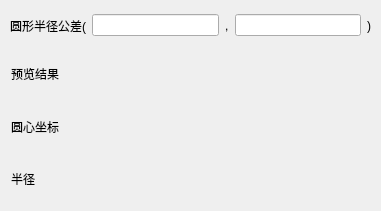
         <widget class="QWidget" name="page_3">
          <widget class="QWidget" name="layoutWidget">
           <property name="geometry">
            <rect>
             <x>10</x>
             <y>10</y>
             <width>361</width>
             <height>31</height>
            </rect>
           </property>
           <layout class="QHBoxLayout" name="horizontalLayout_87">
            <item>
             <widget class="QLabel" name="label_34">
              <property name="text">
               <string>圆形半径公差(</string>
              </property>
             </widget>
            </item>
            <item>
             <widget class="QLineEdit" name="Circle_find_radius_min"/>
            </item>
            <item>
             <widget class="QLabel" name="label_61">
              <property name="text">
               <string>,</string>
              </property>
             </widget>
            </item>
            <item>
             <widget class="QLineEdit" name="Circle_find_radius_max"/>
            </item>
            <item>
             <widget class="QLabel" name="label_62">
              <property name="text">
               <string>)</string>
              </property>
             </widget>
            </item>
           </layout>
          </widget>
          <widget class="QWidget" name="layoutWidget">
           <property name="geometry">
            <rect>
             <x>11</x>
             <y>51</y>
             <width>361</width>
             <height>151</height>
            </rect>
           </property>
           <layout class="QGridLayout" name="gridLayout_66">
            <item row="0" column="0">
             <widget class="QLabel" name="label_4">
              <property name="text">
               <string>预览结果</string>
              </property>
             </widget>
            </item>
            <item row="1" column="0">
             <widget class="QLabel" name="label_60">
              <property name="text">
               <string>圆心坐标</string>
              </property>
             </widget>
            </item>
            <item row="2" column="0">
             <widget class="QLabel" name="label_101">
              <property name="text">
               <string>半径</string>
              </property>
             </widget>
            </item>
            <item row="2" column="3">
             <widget class="QLabel" name="Circle_find_c_r_2">
              <property name="text">
               <string/>
              </property>
              <property name="alignment">
               <set>Qt::AlignRight|Qt::AlignTrailing|Qt::AlignVCenter</set>
              </property>
             </widget>
            </item>
            <item row="1" column="3">
             <widget class="QLabel" name="Circle_find_c_point_2">
              <property name="text">
               <string/>
              </property>
              <property name="alignment">
               <set>Qt::AlignRight|Qt::AlignTrailing|Qt::AlignVCenter</set>
              </property>
             </widget>
            </item>
            <item row="0" column="1" colspan="3">
             <widget class="QLabel" name="Circle_find_pass">
              <property name="text">
               <string/>
              </property>
              <property name="alignment">
               <set>Qt::AlignRight|Qt::AlignTrailing|Qt::AlignVCenter</set>
              </property>
             </widget>
            </item>
            <item row="1" column="1" colspan="2">
             <widget class="QLabel" name="Circle_find_c_point">
              <property name="text">
               <string/>
              </property>
              <property name="alignment">
               <set>Qt::AlignRight|Qt::AlignTrailing|Qt::AlignVCenter</set>
              </property>
             </widget>
            </item>
            <item row="2" column="1" colspan="2">
             <widget class="QLabel" name="Circle_find_c_r">
              <property name="text">
               <string/>
              </property>
              <property name="alignment">
               <set>Qt::AlignRight|Qt::AlignTrailing|Qt::AlignVCenter</set>
              </property>
             </widget>
            </item>
           </layout>
          </widget>
         </widget>
